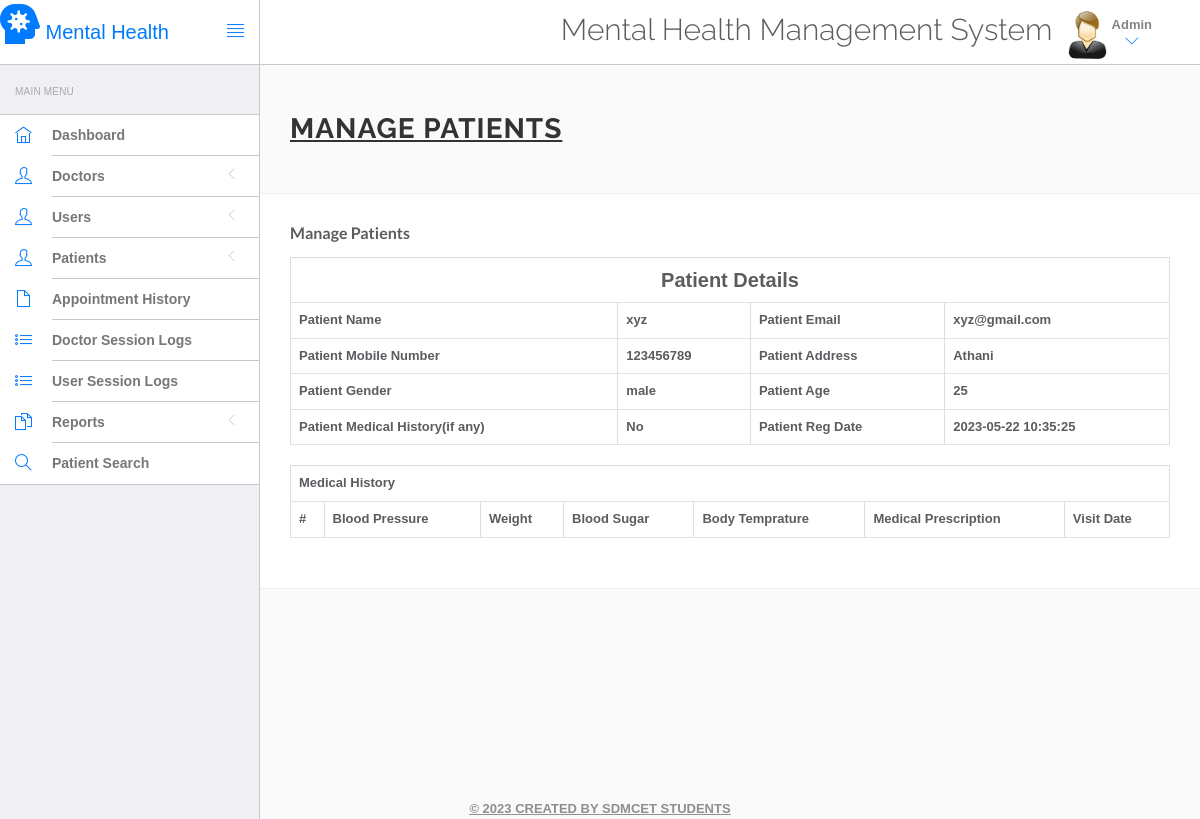
/Web/hms/admin/view-patient.php?viewid=7 (signed in), run on the app's committed database.
### tables this page shows
CREATE TABLE IF NOT EXISTS `tblpatient` (
  `ID` int NOT NULL AUTO_INCREMENT,
  `Docid` int DEFAULT NULL,
  `PatientName` varchar(200) DEFAULT NULL,
  `PatientContno` bigint DEFAULT NULL,
  `PatientEmail` varchar(200) DEFAULT NULL,
  `PatientGender` varchar(50) DEFAULT NULL,
  `PatientAdd` mediumtext,
  `PatientAge` int DEFAULT NULL,
  `PatientMedhis` mediumtext,
  `CreationDate` timestamp NULL DEFAULT CURRENT_TIMESTAMP,
  `UpdationDate` timestamp NULL DEFAULT NULL ON UPDATE CURRENT_TIMESTAMP,
  PRIMARY KEY (`ID`)
);

### Web/hms/admin/view-patient.php (the view, shortened to what this page needs)
<?php
include('include/config.php');
?>
<!DOCTYPE html>
<html lang="en">
	<head>
		<link rel="stylesheet" href="vendor/bootstrap/css/bootstrap.min.css">
		<link rel="stylesheet" href="vendor/fontawesome/css/font-awesome.min.css">
		<link rel="stylesheet" href="vendor/themify-icons/themify-icons.min.css">
		<link href="vendor/animate.css/animate.min.css" rel="stylesheet" media="screen">
		<link href="vendor/perfect-scrollbar/perfect-scrollbar.min.css" rel="stylesheet" media="screen">
		<link href="vendor/switchery/switchery.min.css" rel="stylesheet" media="screen">
		<link href="vendor/bootstrap-touchspin/jquery.bootstrap-touchspin.min.css" rel="stylesheet" media="screen">
		<link href="vendor/select2/select2.min.css" rel="stylesheet" media="screen">
		<link href="vendor/bootstrap-datepicker/bootstrap-datepicker3.standalone.min.css" rel="stylesheet" media="screen">
		<link href="vendor/bootstrap-timepicker/bootstrap-timepicker.min.css" rel="stylesheet" media="screen">
		<link rel="stylesheet" href="assets/css/styles.css">
		<link rel="stylesheet" href="assets/css/plugins.css">
		<link rel="stylesheet" href="assets/css/themes/theme-1.css" id="skin_color" />
	</head>
	<body>
		<div id="app">
<?php include('include/sidebar.php');?>
<div class="app-content">
<?php include('include/header.php');?>
<div class="main-content" >
<div class="wrap-content container" id="container">
<section id="page-title">
<div class="row">
<div class="col-sm-8">
<h1 class="mainTitle"><u><b> Manage Patients<u><b></h1>
</div>
</div>
</section>
<div class="container-fluid container-fullw bg-white">
<div class="row">
<div class="col-md-12">
<h5 class="over-title margin-bottom-15"><span class="text-bold">Manage Patients</span></h5>
<?php
                               $vid=$_GET['viewid'];
                               $ret=mysqli_query($con,"select * from tblpatient where ID='$vid'");
while ($row=mysqli_fetch_array($ret)) {
                               ?>
<table border="1" class="table table-bordered">
 <tr align="center">
<td colspan="4" style="font-size:20px;color:blue">
 Patient Details</td></tr>
    <tr>
    <th scope>Patient Name</th>
    <td><?php  echo $row['PatientName'];?></td>
    <th scope>Patient Email</th>
    <td><?php  echo $row['PatientEmail'];?></td>
  </tr>
  <tr>
    <th scope>Patient Mobile Number</th>
    <td><?php  echo $row['PatientContno'];?></td>
    <th>Patient Address</th>
    <td><?php  echo $row['PatientAdd'];?></td>
  </tr>
    <tr>
    <th>Patient Gender</th>
    <td><?php  echo $row['PatientGender'];?></td>
    <th>Patient Age</th>
    <td><?php  echo $row['PatientAge'];?></td>
  </tr>
  <tr>
    <th>Patient Medical History(if any)</th>
    <td><?php  echo $row['PatientMedhis'];?></td>
     <th>Patient Reg Date</th>
    <td><?php  echo $row['CreationDate'];?></td>
  </tr>
<?php }?>
</table>
<table id="datatable" class="table table-bordered dt-responsive nowrap" style="border-collapse: collapse; border-spacing: 0; width: 100%;">
  <tr align="center">
   <th colspan="8" >Medical History</th>
  </tr>
  <tr>
    <th>#</th>
<th>Blood Pressure</th>
<th>Weight</th>
<th>Blood Sugar</th>
<th>Body Temprature</th>
<th>Medical Prescription</th>
<th>Visit Date</th>
</tr>
</table>
</div>
</div>
</div>
</div>
</div>
</div>
</div>
			<?php include('include/footer.php');?>
		</body>
</html>

### Web/hms/admin/assets/css/themes/theme-1.css (style rules this page uses)
body { background: #FAFAFA; }

### data on the page
tblpatient: PatientName "xyz", PatientEmail "xyz@gmail.com", PatientContno "123456789", PatientAdd "Athani", PatientGender "male", PatientAge "25", PatientMedhis "No", CreationDate "2023-05-22 10:35:25"
